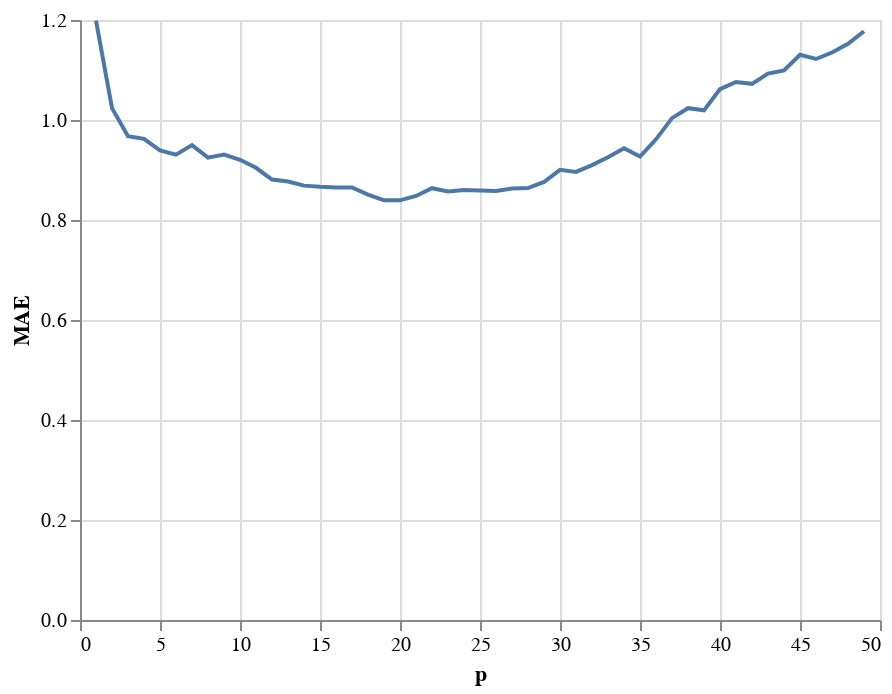

Notebook source saved alongside this figure:
### Code cell
from sklearn.metrics import mean_squared_error
from sklearn.metrics import mean_absolute_error
param = []
accuracy = []

best_p = 1

best_accuracy = mean_absolute_error(validation_df[['co', 'h2s', 'no2', 'o3', 'oxidizing_gases', 'reducing_gases', 'so2']], 
                     var_first_diff(training_df.set_index('date'), best_p, 80)[1].reset_index().rename(columns={'index':'date'})[['co', 'h2s', 'no2', 'o3', 'oxidizing_gases', 'reducing_gases', 'so2']])

# best_accuracy = mean_squared_error(validation_df[['co', 'h2s', 'no2', 'o3', 'oxidizing_gases', 'reducing_gases', 'so2']], 
#                      var_first_diff(training_df.set_index('date'), best_p, 80)[1].reset_index().rename(columns={'index':'date'})[['co', 'h2s', 'no2', 'o3', 'oxidizing_gases', 'reducing_gases', 'so2']])

for p in range(1, 50):
  param.append(p)
  
  accuracy.append(mean_absolute_error(validation_df[['co', 'h2s', 'no2', 'o3', 'oxidizing_gases', 'reducing_gases', 'so2']], 
                     var_first_diff(training_df.set_index('date'), p, 80)[1].reset_index().rename(columns={'index':'date'})[['co', 'h2s', 'no2', 'o3', 'oxidizing_gases', 'reducing_gases', 'so2']]))
  
  # accuracy.append(mean_squared_error(validation_df[['co', 'h2s', 'no2', 'o3', 'oxidizing_gases', 'reducing_gases', 'so2']], 
  #                    var_first_diff(training_df.set_index('date'), p, 80)[1].reset_index().rename(columns={'index':'date'})[['co', 'h2s', 'no2', 'o3', 'oxidizing_gases', 'reducing_gases', 'so2']]))

  temp_accuracy = accuracy[-1]
  if temp_accuracy <= best_accuracy:
    best_accuracy = temp_accuracy
    best_p = p

print(best_p)

alt.Chart(pd.DataFrame(list(zip(param, accuracy)), columns=['p', 'MAE'])).mark_line().encode(
    x = 'p',
    y = 'MAE'
)

### Figure 1 — Vega-Lite specification as saved in the notebook (floating-point values rounded to 4 significant figures)
{"config": {"view": {"continuousWidth": 400, "continuousHeight": 300}}, "data": {"name": "data-a8cfe3119f311000982c02b6cb5290fe"}, "mark": "line", "encoding": {"x": {"type": "quantitative", "field": "p"}, "y": {"type": "quantitative", "field": "MAE"}}, "$schema": "https://vega.github.io/schema/vega-lite/v4.8.1.json", "datasets": {"data-a8cfe3119f311000982c02b6cb5290fe": [{"p": 1, "MAE": 1.199}, {"p": 2, "MAE": 1.024}, {"p": 3, "MAE": 0.9676}, {"p": 4, "MAE": 0.9624}, {"p": 5, "MAE": 0.9392}, {"p": 6, "MAE": 0.9308}, {"p": 7, "MAE": 0.9498}, {"p": 8, "MAE": 0.9248}, {"p": 9, "MAE": 0.9309}, {"p": 10, "MAE": 0.9204}, {"p": 11, "MAE": 0.9044}, {"p": 12, "MAE": 0.8808}, {"p": 13, "MAE": 0.8768}, {"p": 14, "MAE": 0.8687}, {"p": 15, "MAE": 0.8664}, {"p": 16, "MAE": 0.8649}, {"p": 17, "MAE": 0.8652}, {"p": 18, "MAE": 0.8508}, {"p": 19, "MAE": 0.8394}, {"p": 20, "MAE": 0.8393}, {"p": 21, "MAE": 0.8481}, {"p": 22, "MAE": 0.8637}, {"p": 23, "MAE": 0.8572}, {"p": 24, "MAE": 0.8598}, {"p": 25, "MAE": 0.859}, {"p": 26, "MAE": 0.8581}, {"p": 27, "MAE": 0.863}, {"p": 28, "MAE": 0.8638}, {"p": 29, "MAE": 0.8761}, {"p": 30, "MAE": 0.9003}, {"p": 31, "MAE": 0.8962}, {"p": 32, "MAE": 0.9097}, {"p": 33, "MAE": 0.9254}, {"p": 34, "MAE": 0.9435}, {"p": 35, "MAE": 0.9269}, {"p": 36, "MAE": 0.9613}, {"p": 37, "MAE": 1.004}, {"p": 38, "MAE": 1.024}, {"p": 39, "MAE": 1.019}, {"p": 40, "MAE": 1.062}, {"p": 41, "MAE": 1.076}, {"p": 42, "MAE": 1.072}, {"p": 43, "MAE": 1.093}, {"p": 44, "MAE": 1.099}, {"p": 45, "MAE": 1.13}, {"p": 46, "MAE": 1.122}, {"p": 47, "MAE": 1.135}, {"p": 48, "MAE": 1.152}, {"p": 49, "MAE": 1.178}]}}
